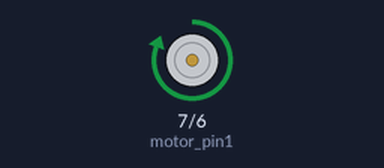
A sketch run on a simulated Arduino Uno, built with avr-gcc and run on an emulated ATmega328P. On the bench: motor-driver pin pairs drawn as motors (green arrow = first pin HIGH = forward, orange = second pin HIGH = backward, longer = more drive).

Above: at 0.5 s.
Timing chart, 0 to 4.6 s (numbered marks = the images above):
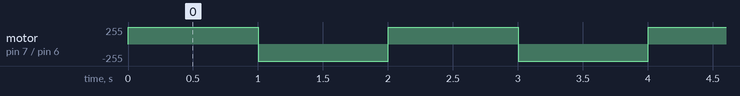

The sketch:

simple_test.ino
```cpp
int motor_pin1 = 7;
int motor_pin2 = 6;

void setup(){
  pinMode(motor_pin1, OUTPUT);
  pinMode(motor_pin2, OUTPUT);
}

void loop(){
  digitalWrite(motor_pin1, HIGH);
  digitalWrite(motor_pin2, LOW);

  delay(1000);

  digitalWrite(motor_pin1, LOW);
  digitalWrite(motor_pin2, HIGH);

  delay(1000);
}
```

Measured:
- by itself, motor on pin 7 (motor_pin1) / pin 6 (motor_pin2): alternates forward 255/255 for 1.0 s and backward 255/255 for 1.0 s
